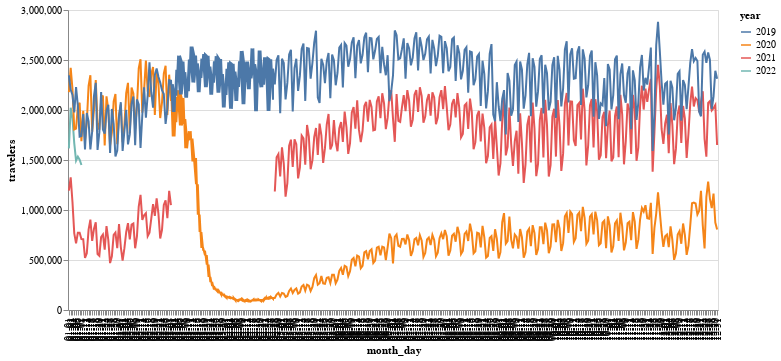

Notebook code cell kept with this figure:
### Code cell
alt.Chart(tsa_tables_melt).mark_line().encode(
    x="month_day", y="travelers", color="year",
).properties(width=650)

### Figure 1 — Vega-Lite specification as saved in the notebook (floating-point values rounded to 4 significant figures; data arrays with more than 128 entries replaced by an {"elided": "..."} marker saying what was removed)
{"config": {"view": {"continuousWidth": 400, "continuousHeight": 300}}, "data": {"name": "data-6f8dcdf3fe010eb1bfdae9f23950b8d8"}, "mark": "line", "encoding": {"color": {"type": "nominal", "field": "year"}, "x": {"type": "nominal", "field": "month_day"}, "y": {"type": "quantitative", "field": "travelers"}}, "width": 650, "$schema": "https://vega.github.io/schema/vega-lite/v4.8.1.json", "datasets": {"data-6f8dcdf3fe010eb1bfdae9f23950b8d8": {"elided": "1684 records"}}}
